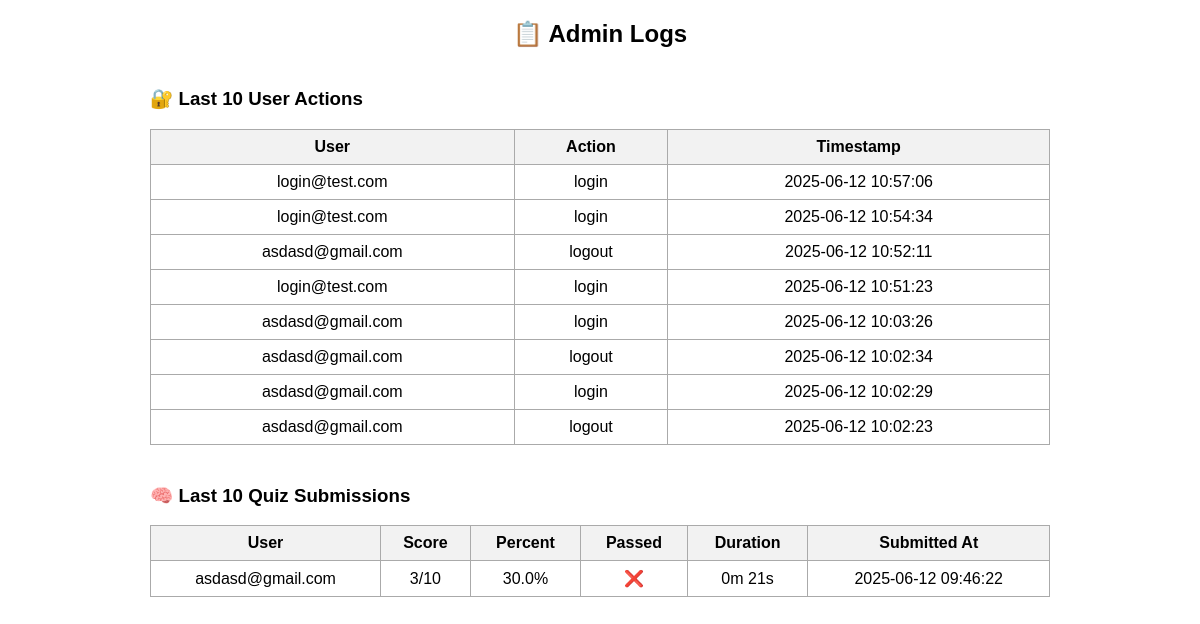
The page /admin/logs on the database as committed earlier.
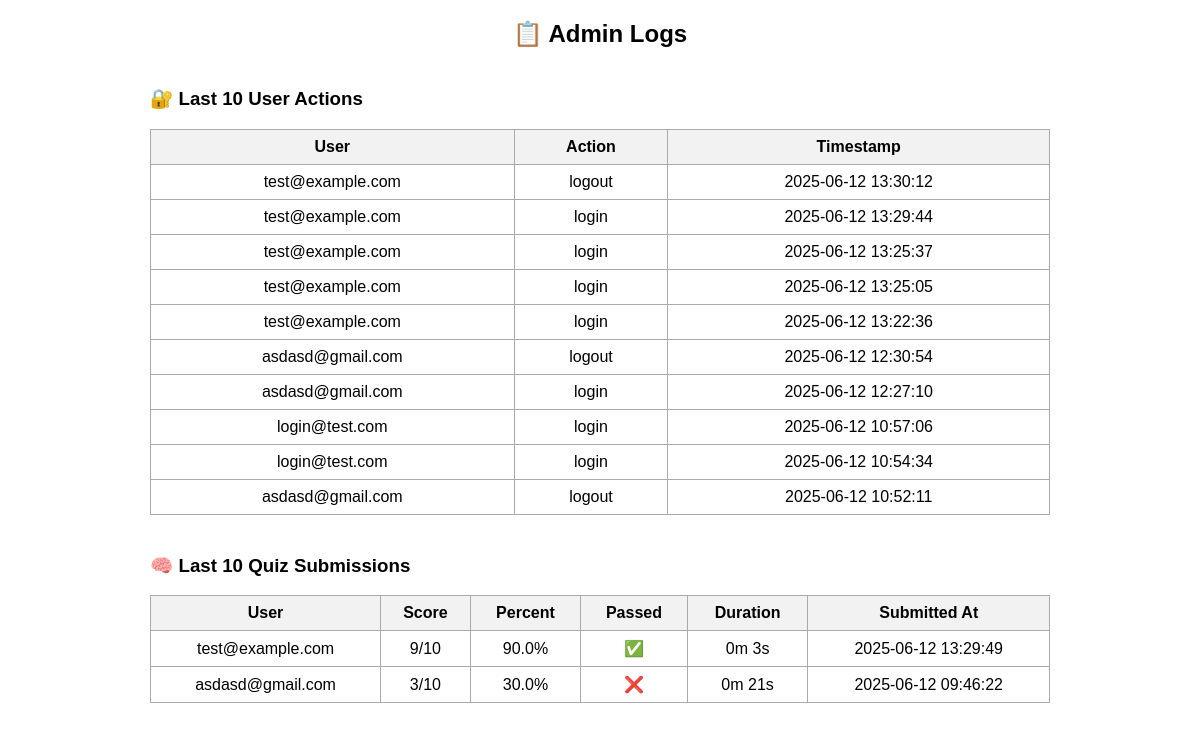
The same page on the database as committed later.
### models.py (models this page shows)
class UserActionLog(db.Model):
    id = db.Column(db.Integer, primary_key=True)
    user_id = db.Column(db.Integer, db.ForeignKey("user.id"))
    action = db.Column(db.String(50))  # 'login', 'logout'
    timestamp = db.Column(db.DateTime, default=datetime.utcnow)

class User(db.Model):
    id = db.Column(db.Integer, primary_key=True)
    email = db.Column(db.String(100), unique=True, nullable=False)
    password = db.Column(db.String(100), nullable=False)

class UserQuizLog(db.Model):
    id = db.Column(db.Integer, primary_key=True)
    user_id = db.Column(db.Integer, db.ForeignKey("user.id"))
    score = db.Column(db.Integer)
    total = db.Column(db.Integer)
    percent = db.Column(db.Float)
    passed = db.Column(db.Boolean)
    duration_sec = db.Column(db.Integer)
    submitted_at = db.Column(db.DateTime, default=datetime.utcnow)

### app.py (the view)
@app.route("/admin/logs")
def admin_logs():
    user_logs = (
        UserActionLog.query
        .join(User)
        .add_columns(User.email, UserActionLog.action, UserActionLog.timestamp)
        .order_by(UserActionLog.timestamp.desc())
        .limit(10)
        .all()
    )
    quiz_logs = (
        UserQuizLog.query
        .join(User)
        .add_columns(User.email, UserQuizLog.score, UserQuizLog.total,
                     UserQuizLog.percent, UserQuizLog.duration_sec,
                     UserQuizLog.submitted_at, UserQuizLog.passed)
        .order_by(UserQuizLog.submitted_at.desc())
        .limit(10)
        .all()
    )
    return render_template("admin_logs.html", user_logs=user_logs, quiz_logs=quiz_logs)

### templates/admin_logs.html (shortened to what this page needs)
<!DOCTYPE html>
<html>
<head>
</head>
<body>
    <h2>📋 Admin Logs</h2>
    <div class="section">
        <h3>🔐 Last 10 User Actions</h3>
        <table>
            <tr>
                <th>User</th>
                <th>Action</th>
                <th>Timestamp</th>
            </tr>
            {% for log in user_logs %}
            <tr>
                <td>{{ log.email }}</td>
                <td>{{ log.action }}</td>
                <td>{{ log.timestamp.strftime("%Y-%m-%d %H:%M:%S") }}</td>
            </tr>
            {% endfor %}
        </table>
    </div>
    <div class="section">
        <h3>🧠 Last 10 Quiz Submissions</h3>
        <table>
            <tr>
                <th>User</th>
                <th>Score</th>
                <th>Percent</th>
                <th>Passed</th>
                <th>Duration</th>
                <th>Submitted At</th>
            </tr>
            {% for log in quiz_logs %}
            <tr>
                <td>{{ log.email }}</td>
                <td>{{ log.score }}/{{ log.total }}</td>
                <td>{{ log.percent|round(2) }}%</td>
                <td>{{ '✅' if log.passed else '❌' }}</td>
                <td>{{ (log.duration_sec // 60) }}m {{ log.duration_sec % 60 }}s</td>
                <td>{{ log.submitted_at.strftime("%Y-%m-%d %H:%M:%S") }}</td>
            </tr>
            {% endfor %}
        </table>
    </div>
</body>
</html>

Rows that differ between the two databases and show on the page:
no longer on this page (row unchanged): UserActionLog: email "login@test.com", action "login", timestamp "2025-06-12 10:51:23"
no longer on this page (row unchanged): UserActionLog: email "asdasd@gmail.com", action "login", timestamp "2025-06-12 10:03:26"
no longer on this page (row unchanged): UserActionLog: email "asdasd@gmail.com", action "logout", timestamp "2025-06-12 10:02:34"
no longer on this page (row unchanged): UserActionLog: email "asdasd@gmail.com", action "login", timestamp "2025-06-12 10:02:29"
no longer on this page (row unchanged): UserActionLog: email "asdasd@gmail.com", action "logout", timestamp "2025-06-12 10:02:23"
added UserActionLog: email "test@example.com", action "logout", timestamp "2025-06-12 13:30:12"
added UserActionLog: email "test@example.com", action "login", timestamp "2025-06-12 13:29:44"
added UserActionLog: email "test@example.com", action "login", timestamp "2025-06-12 13:25:37"
added UserActionLog: email "test@example.com", action "login", timestamp "2025-06-12 13:25:05"
added UserActionLog: email "test@example.com", action "login", timestamp "2025-06-12 13:22:36"
added UserActionLog: email "asdasd@gmail.com", action "logout", timestamp "2025-06-12 12:30:54"
added UserActionLog: email "asdasd@gmail.com", action "login", timestamp "2025-06-12 12:27:10"
added UserQuizLog: email "test@example.com", score "9", total "10", percent "90.0", passed "✅", duration_sec "0", duration_sec "3", submitted_at "2025-06-12 13:29:49"
